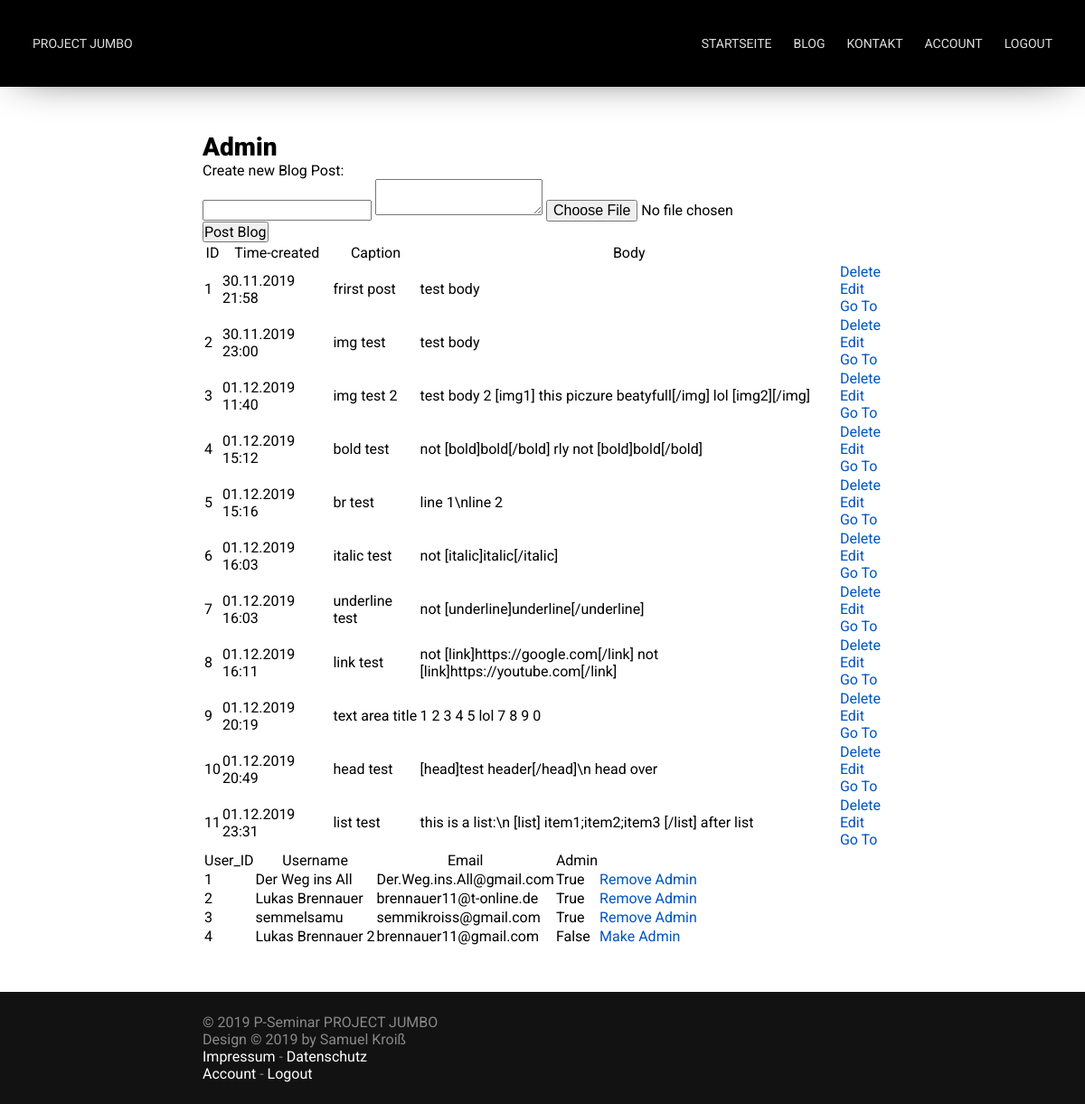
The app's page /admin (signed in), older data.
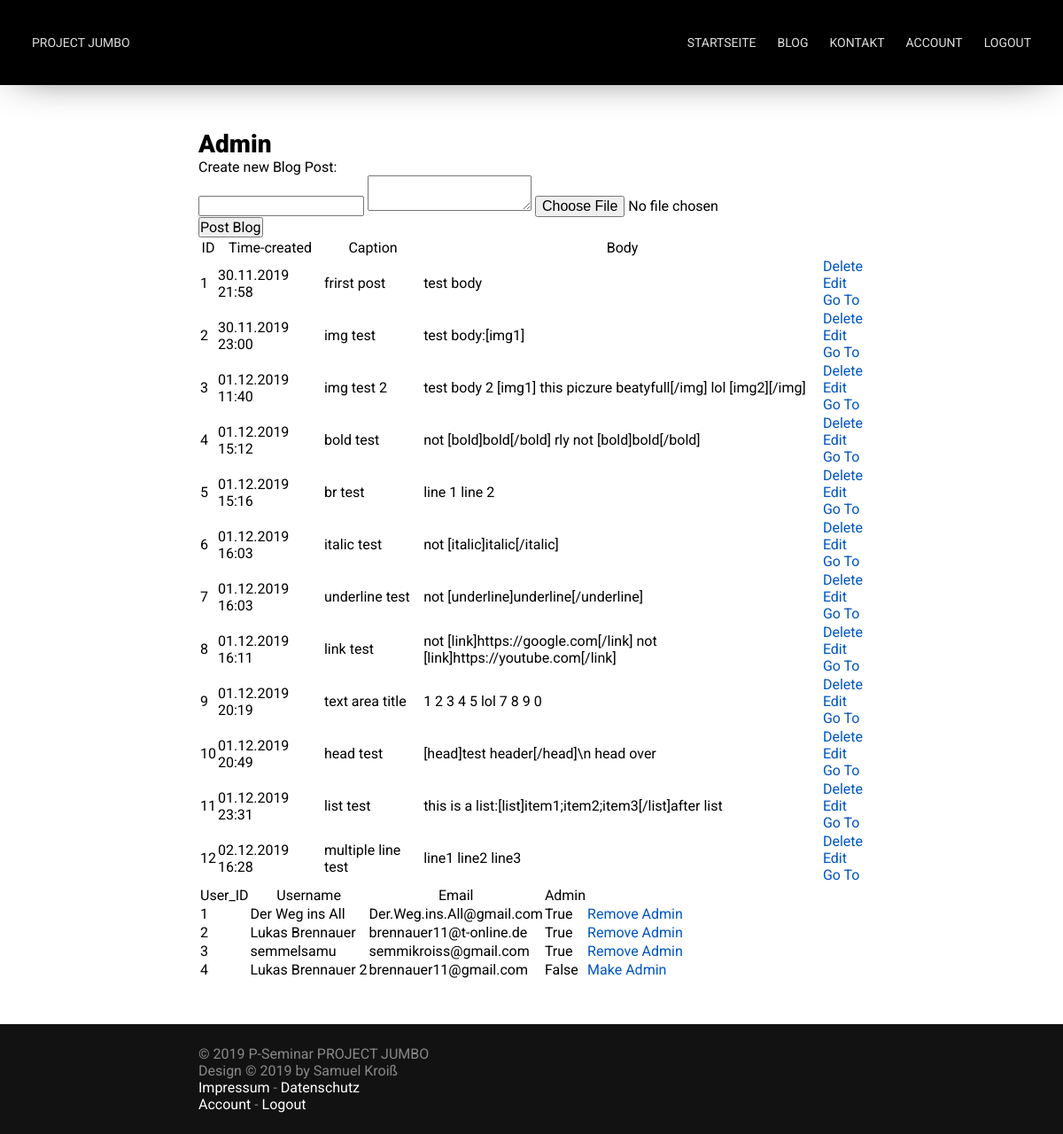
The same page, newer data.
### app/models.py (models this page shows, shortened)
class Blog_Post(db.Model):
    id = db.Column(db.Integer, primary_key=True)
    caption = db.Column(db.String, nullable=False)
    posted_by = db.Column(db.Integer, db.ForeignKey("user.id"))
    body = db.Column(db.String, nullable=False)
    time_created = db.Column(db.DateTime, default=datetime.now() )
    images = db.Column(db.String)

class User(db.Model):
    id = db.Column(db.Integer, primary_key=True)
    username = db.Column(db.String(64), nullable=False, unique=True)
    password_hash = db.Column(db.String(120))
    email = db.Column(db.String, nullable=False, unique=True)
    admin_acc = db.Column(db.Boolean, default=False, nullable=False)
    is_active = True
    is_authenticated = True

### app/routes/admin_pages.py (the view)
@app.route("/admin", methods=['POST', 'GET'])
@login_required
def admin():
    if current_user.admin_acc == True:
        if request.method == 'POST':
            images = []
            try_image = 0
            is_image = True
            while True:
                try:
                    try_image+=1
                    file = request.files['file'+str(try_image)]
                    if file.filename != '':
                        if file and allowed_file(file.filename):
                            filename = secure_filename(file.filename)
                            path = 'static/blog_images/'+str(max_post_id()+1)
                            if not os.path.exists(path):
                                os.makedirs(path)
                            file.save(path+'/'+filename)
                            images.append(filename)
                except:
                    break
            result_string = ""
            for image in images:
                result_string += str(max_post_id()+1)+'/'+image+' ; '
            try:
                db.session.add(Blog_Post(caption=request.form['caption'], posted_by=current_user.id, body=request.form['body'], images=result_string))
                db.session.commit()
                return redirect(url_for('admin'))
            except Exception as e:
                return render_template("error.html", title="Error", error=e)
        else:
            posts = Blog_Post.query.order_by(Blog_Post.time_created).all()
            users = User.query.order_by(User.id).all()
            return render_template("admin.html", title="Admin", posts=posts, users=users)
    else:
        return render_template("error.html", title="Error", error="You're not allowed to use that page!")

### app/models.py (called while the page is built)
@login.user_loader
def load_user(id):
    return User.query.get(id)

### templates/admin.html (shortened to what this page needs)
{% extends 'base.html' %}
{% block content %}
    <p>Create new Blog Post:</p>
    <form action="/admin" method="POST" enctype=multipart/form-data id="blog_post_form">
        <input type="text" name="caption">
        <textarea type="text" name="body"></textarea>
        <input type=file name="file1" id="file_input_1" onchange="set_file_input()">
        <input type="submit" value="Post Blog">
    </form>
    {% if posts|length < 1 %}
        <p>There are no Blogposts available!</p>
    {% else %}
        <table>
            <tr>
                <th>ID</th>
                <th>Time-created</th>
                <th>Caption</th>
                <th>Body</th>
            </tr>
            {% for post in posts %}
                <tr>
                    <td>{{ post.id }}</td>
                    <td>{{ post.time_created.__format__("%d.%m.%Y %H:%M") }}</tds>
                    <td>{{ post.caption }}</td>
                    <td>{{ post.body }}</td>
                    <td>
                        <a href="{{ url_for( 'delete', id=post.id ) }}">Delete</a>
                        <br>
                        <a href="{{ url_for( 'edit', id=post.id ) }}">Edit</a>
                        <br>
                        <a href="{{ url_for( 'blog_post', id=post.id ) }}">Go To</a>
                    </td>
                </tr>
            {% endfor %}
        </table>
    {% endif %}
    {% if users|length < 1 %}
        <p>There are no Users available!</p>
    {% else %}
        <table>
            <tr>
                <th>User_ID</th>
                <th>Username</th>
                <th>Email</th>
                <th>Admin</th>
            </tr>
            {% for user in users %}
                <tr>
                    <td>{{ user.id }}</td>
                    <td>{{ user.username }}</tds>
                    <td>{{ user.email }}</td>
                    <td>{{ user.admin_acc }}</td>
                    <td>
                        <a href="{{ url_for( 'manage_admin', id=user.id ) }}">
                            {% if user.admin_acc==true %}
                                Remove Admin
                            {% else %}
                                Make Admin
                            {% endif %}
                        </a>
                    </td>
                </tr>
            {% endfor %}
        </table>
    {% endif %}
{% endblock %}

### templates/base.html (shortened to what this page needs)
<!DOCTYPE html>
<html>
	<head>
		<link href="{{ url_for('static', filename='css/main.css') }}" rel="stylesheet">
		<link href="{{ url_for('static', filename='css/nav.css') }}" rel="stylesheet">
		<link href="{{ url_for('static', filename='css/footer.css') }}" rel="stylesheet">
	</head>
	<body>
		<div id="container">
			<nav id="nav" bg>
				<a href="{{ url_for('index') }}">Project Jumbo</a>
				<ul>
					<li><a href="{{ url_for('index') }}#begin">Startseite</a></li>
					<li><a href="{{ url_for('blog') }}">Blog</a></li>
					<li><a href="{{ url_for('contact') }}">Kontakt</a></li>
					{% if current_user.is_authenticated %}
					<li><a href="{{ url_for('user_page') }}">Account</a></li>
					<li><a href="{{ url_for('logout') }}">Logout</a></li>
					{% endif %}
				</ul>
			</nav>
			<div class="spacer nav"></div>
			<section id="content">
				<h1>{{ title }}</h1>
				{% block content %}  {% endblock %}
			</section>
			<div class="spacer footer"></div>
			<footer id="footer">
				<p>
					&copy; 2019 P-Seminar PROJECT JUMBO<br />
					Design &copy; 2019 by Samuel Kroiß<br />
					<a href="#">Impressum</a> - <a href="#">Datenschutz</a><br />
					{% if current_user.is_authenticated %}
					<a href="{{ url_for('user_page') }}">Account</a> - <a href="{{ url_for('logout') }}">Logout</a>
					{% else %}
					<a href="{{ url_for('login') }}">Login</a>
					{% endif %}
				</p>
			</footer>
		</div>
	</body>
</html>

### static/css/main.css (style rules this page uses)
:root { --nav-link-color: #DEDEDE; --nav-link-color-hover: #FFFFFF; --link-color: #0054bf; }
* { margin: 0; padding: 0; font-family: 'Roboto', sans-serif; font-size: 16px; font-weight: 400; text-decoration: none; scroll-behavior: smooth; }
body { width: 100%; height: 100%; overflow-x: hidden; overflow-y: scroll; }
.spacer { width: 100vw; }
.spacer.nav { height: 96px; }
.spacer.footer { height: 124px; }
#container { display: block; width: 100%; min-height: 100vh; position: relative; }
#content { max-width: 800px; margin: 0 auto; padding: 50px 24px; box-sizing: border-box; }
h1, h2, h3 { font-weight: 900; }
h1 { font-size: 28px; }
a { color: var(--link-color); }

### static/css/nav.css (style rules this page uses)
#nav { width: 100%; height: 96px; box-sizing: border-box; position: fixed; z-index: 10; overflow: hidden; transition: background 500ms, box-shadow 500ms, height 300ms; }
#nav[bg] { background: #000000; box-shadow: 0px 0px 50px -20px rgba(0,0,0,1); }
#nav ul { float: right; display: flex; }
#nav ul li { list-style-type: none; }
#nav a { color: var(--nav-link-color); text-transform: uppercase; font-size: 14px; line-height: 48px; float: left; padding: 0 12px; display: block; transition: color 100ms; }
#nav a { font-family: 'Alata', sans-serif; }
#nav ul li a { font-family: 'Roboto', sans-serif; }
@media only screen and (min-width: 900px) { #nav { padding: 24px; } }

### static/css/footer.css (style rules this page uses)
#footer { width: 100%; background: #121212; position: absolute; right: 0; bottom: 0; left: 0; }
#footer p { max-width: 800px; margin: 0 auto; padding: 24px; color: #888888; box-sizing: border-box; }
#footer a { color: #FFFFFF; }

Row changes from the older to the newer data that the page shows:
changed Blog_Post "img test": body "test body" → "test body:[img1]"
changed Blog_Post "br test": body "line 1\\nline 2" → "line 1 line 2"
changed Blog_Post "list test": body "this is a list:\\n [list] item1;item2;item3 [/list] after list" → "this is a list:[list]item1;item2;item3[/list]after list"
added Blog_Post: id "12", time_created.__format__ "02.12.2019 16:28", caption "multiple line test", body "line1 line2 line3"
